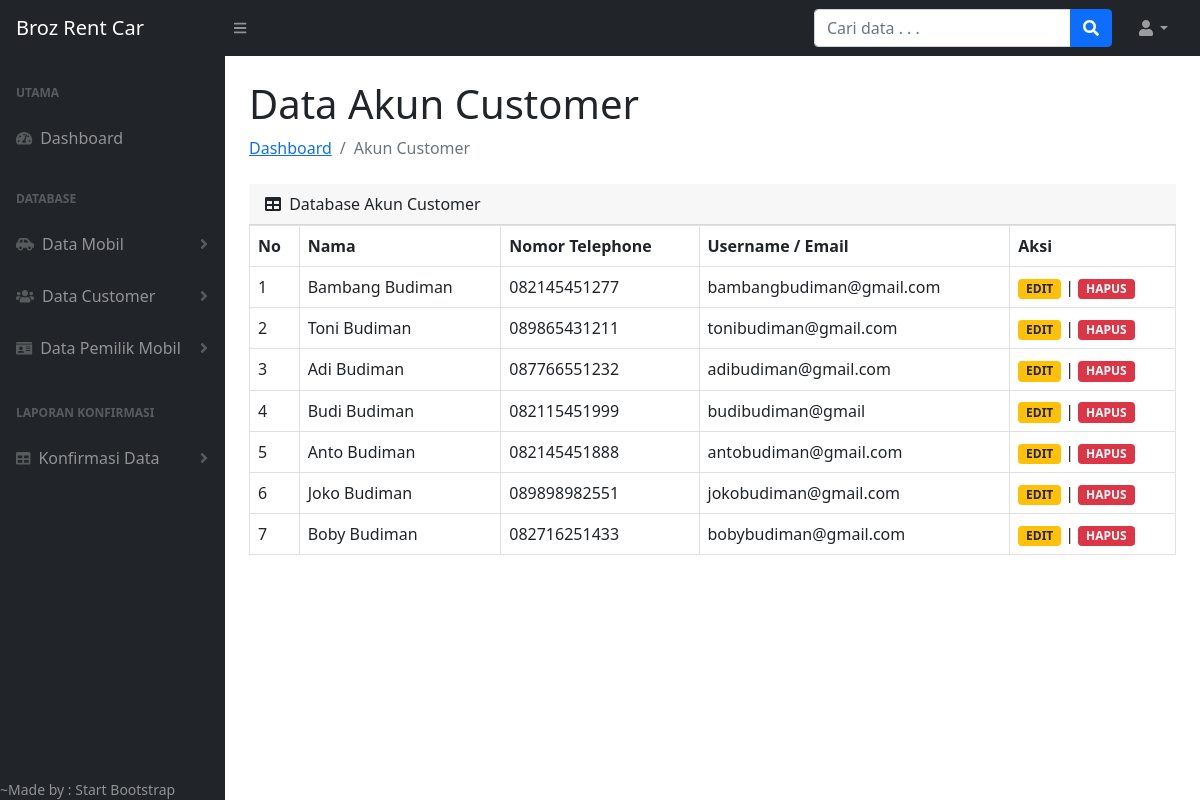
/admin/akun_cst.php (signed in), run on the app's committed database.
### tables this page shows
CREATE TABLE `customer` (
  `id_cst` int(11) NOT NULL,
  `nama_cst` varchar(100) NOT NULL,
  `no_telp` varchar(15) NOT NULL,
  `username` varchar(100) NOT NULL,
  `password` varchar(250) NOT NULL
);

### admin/functions.php (called while the page is built, shortened)
<?php
$conn = mysqli_connect("localhost", "root", "", "rentcar");
function query($query)
{
    global $conn;
    $result = mysqli_query($conn, $query);
    $rows = [];
    while ($row = mysqli_fetch_assoc($result)) {
        $rows[] = $row;
    }
    return $rows;
}

### admin/akun_cst.php (the view, shortened to what this page needs)
<?php
require 'functions.php';
$customer = query("SELECT * FROM customer");
?>
<!DOCTYPE html>
<html lang="en">
  <head>
    <link href="https://cdn.jsdelivr.net/npm/simple-datatables@latest/dist/style.css" rel="stylesheet" />
    <link href="css/styles.css" rel="stylesheet" />
  </head>
  <body class="sb-nav-fixed">
    <nav class="sb-topnav navbar navbar-expand navbar-dark bg-dark">
      <a class="navbar-brand ps-3" href="index.php">Broz Rent Car</a>
      <button class="btn btn-link btn-sm order-1 order-lg-0 me-4 me-lg-0" id="sidebarToggle" href=""><i class="fas fa-bars"></i></button>
      <form action="" method="post" class="d-none d-md-inline-block form-inline ms-auto me-0 me-md-3 my-2 my-md-0">
        <div class="input-group">
          <input name="keyword" class="form-control" type="text" placeholder="Cari data . . ." aria-label="Search for..." autocomplete="off" />
          <button name="cari" class="btn btn-primary" type="submit"><i class="fas fa-search"></i></button>
        </div>
      </form>
      <ul class="navbar-nav ms-auto ms-md-0 me-3 me-lg-4">
        <li class="nav-item dropdown">
          <a class="nav-link dropdown-toggle" id="navbarDropdown" href="" role="button" data-bs-toggle="dropdown" aria-expanded="false"><i class="fas fa-user fa-fw"></i></a>
        </li>
      </ul>
    </nav>
    <div id="layoutSidenav">
      <div id="layoutSidenav_nav">
        <nav class="sb-sidenav accordion sb-sidenav-dark" id="sidenavAccordion">
          <div class="sb-sidenav-menu">
            <div class="nav">
              <div class="sb-sidenav-menu-heading">Utama</div>
              <a class="nav-link" href="index.php">
                <div class="sb-nav-link-icon"><i class="fas fa-tachometer-alt"></i></div>
                Dashboard
              </a>
              <div class="sb-sidenav-menu-heading">Database</div>
              <a class="nav-link collapsed mb-1" href="" data-bs-toggle="collapse" data-bs-target="#collapseLayouts" aria-expanded="false" aria-controls="collapseLayouts">
                <div class="sb-nav-link-icon"><i class="fas fa-car-side"></i></div>
                Data Mobil
                <div class="sb-sidenav-collapse-arrow"><i class="fas fa-angle-down"></i></div>
              </a>
              <a class="nav-link collapsed mb-1" href="" data-bs-toggle="collapse" data-bs-target="#collapsePages" aria-expanded="false" aria-controls="collapsePages">
                <div class="sb-nav-link-icon"><i class="fas fa-users"></i></div>
                Data Customer
                <div class="sb-sidenav-collapse-arrow"><i class="fas fa-angle-down"></i></div>
              </a>
              <a class="nav-link collapsed mb-1" href="" data-bs-toggle="collapse" data-bs-target="#collapsePemilik" aria-expanded="false" aria-controls="collapsePemilik">
                <div class="sb-nav-link-icon"><i class="fas fa-id-card"></i></div>
                Data Pemilik Mobil
                <div class="sb-sidenav-collapse-arrow"><i class="fas fa-angle-down"></i></div>
              </a>
              <div class="sb-sidenav-menu-heading">Laporan Konfirmasi</div>
              <a class="nav-link collapsed mb-1" href="" data-bs-toggle="collapse" data-bs-target="#collapseLaporan" aria-expanded="false" aria-controls="collapseLaporan">
                <div class="sb-nav-link-icon"><i class="fas fa-table"></i></div>
                Konfirmasi Data
                <div class="sb-sidenav-collapse-arrow"><i class="fas fa-angle-down"></i></div>
              </a>
            </div>
          </div>
            <div>
              <div class="small">~Made by : Start Bootstrap</div>
            </div>
        </nav>
      </div>
      <div id="layoutSidenav_content">
        <main>
          <div class="container-fluid px-4">
            <h1 class="mt-4">Data Akun Customer</h1>
            <ol class="breadcrumb mb-4">
              <li class="breadcrumb-item"><a href="index.php">Dashboard</a></li>
              <li class="breadcrumb-item active">Akun Customer</li>
            </ol>
            <div class="card-header">
              <i class="fas fa-table me-1"></i>
              Database Akun Customer
            </div>
            <div class="table-responsive">
            <table class="table table-hover table-bordered">
              <thead>
                <tr>
                  <th scope="col">No</th>
                  <th scope="col">Nama</th>
                  <th scope="col">Nomor Telephone</th>
                  <th scope="col">Username / Email</th>
                  <th scope="col">Aksi</th>
                </tr>
              </thead>
              <tbody>
                <?php $i = 1;?>
                <?php foreach ($customer as $row): ?>
                <tr>
                  <td><?=$i;?></td>
                  <td><?=$row["nama_cst"];?></td>
                  <td><?=$row["no_telp"];?></td>
                  <td><?=$row["username"];?></td>
                  <td>
                    <a href="ubah_akun.php?id_cst=<?=$row["id_cst"];?>"><span class="badge bg-warning text-dark">EDIT</span></a> |
                    <a href="hapus_akun.php?id_cst=<?=$row["id_cst"];?>" onclick="return confirm('Yakin ingin menghapus data tersebut?');"><span class="badge bg-danger">HAPUS</span></a>
                  </td>
                </tr>
                <?php $i++;?>
                <?php endforeach;?>
              </tbody>
            </table>
            </div>
          </div>
        </main>
      </div>
    </div>
  </body>
</html>

### data on the page
customer: nama_cst "Bambang Budiman", no_telp "082145451277", username "bambangbudiman@gmail.com"
customer: nama_cst "Toni Budiman", no_telp "089865431211", username "tonibudiman@gmail.com"
customer: nama_cst "Adi Budiman", no_telp "087766551232", username "adibudiman@gmail.com"
customer: nama_cst "Budi Budiman", no_telp "082115451999", username "budibudiman@gmail"
customer: nama_cst "Anto Budiman", no_telp "082145451888", username "antobudiman@gmail.com"
customer: nama_cst "Joko Budiman", no_telp "089898982551", username "jokobudiman@gmail.com"
customer: nama_cst "Boby Budiman", no_telp "082716251433", username "bobybudiman@gmail.com"
